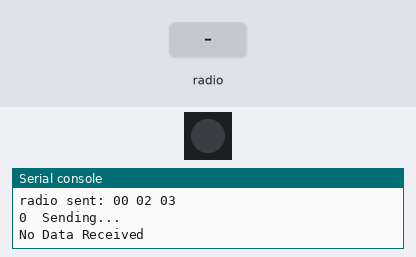
A program run on a simulated Pycom board running MicroPython. Shown: 1 RGB LEDs in strip order, left to right, the last lines printed to the serial console. The test bench sets the inputs (shaded band). Dim RGB values are drawn brighter than linear; no radio messages arrive unless stated (any console line starting 'radio sent:' is added by the test bench); the LoRaWAN join succeeds after 3 s and a send takes 0.1 s.

Above: at 4.9 s.
5.0 s: radio message "1" arrives
At 9.1 s:
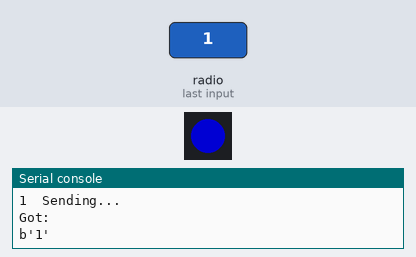
At 14.27 s:
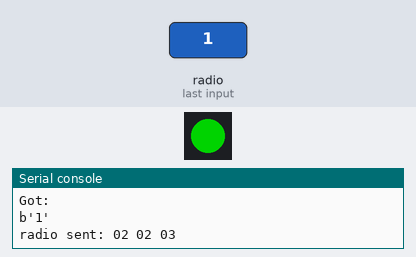
Timing chart, 0 to 26.0 s (numbered marks = the images above; inputs shaded):
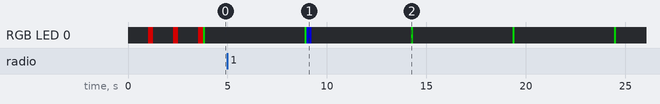

The program:

main.py
```python
from network import LoRa
import socket
import time
import binascii
import pycom

# stop LED heartbeat
pycom.heartbeat(False)
pycom.rgbled(0x000000)           # turn off LEDs

# Initialize LoRa in LORAWAN mode.
lora = LoRa(mode=LoRa.LORAWAN)

# create an OTAA authentication parameters
app_eui = binascii.unhexlify('0000000000000001'.replace(' ',''))
app_key = binascii.unhexlify('11B0282A189B75B0B4D2D8C7FA38548E'.replace(' ',''))

# Get the DevEUI from the node
print('DevEUI ', binascii.hexlify(lora.mac()))

# Quick Join in the US
for i in range(8, 72):
    print("Remove channel from search: ", i)
    lora.remove_channel(i)


# join a network using OTAA (Over the Air Activation)
lora.join(activation=LoRa.OTAA, auth=(app_eui, app_key), timeout=0)

# wait until the module has joined the network
while not lora.has_joined():
    time.sleep(1.0)
    pycom.rgbled(0x7f0000)           # blink RED led during join
    print('Not yet joined...')
    time.sleep(0.25)
    pycom.rgbled(0x000000)           # turn LED off


# create a LoRa socket
s = socket.socket(socket.AF_LORA, socket.SOCK_RAW)

# selecting confirmed type of messages
s.setsockopt(socket.SOL_LORA, socket.SO_CONFIRMED, True)

# set the LoRaWAN data rate
#s.setsockopt(socket.SOL_LORA, socket.SO_DR, 5)


cnt = 0
pycom.rgbled(0x000000)           # turn off

while True:
    # make the socket blocking
    # (waits for the data to be sent and for the 2 receive windows to expire)


    pycom.rgbled(0x007f00)           # turn on the green LED

    try:
        s.setblocking(True)
        # send some data
        s.send(bytes([cnt, 0x02, 0x03]))
        print( cnt, ' Sending...' )

    except Exception as e:
        if e.args[0] == 11:
            print('cannot send just yet, waiting...')
            time.sleep(2.0)
        else:
            raise    # raise the exception again

    pycom.rgbled(0x000000)           # turn on the RED LED

    # make the socket non-blocking
    # (because if there's no data received it will block forever...)
    s.setblocking(False)
    # get any data received (if any...)
    data = s.recv(64)
    if data:
        pycom.rgbled(0x00007f)           # turn on the RED LED
        print( 'Got:')
        print(data)
        time.sleep(0.25)
    else:
        print( 'No Data Received' )
    # saturating add so that count matches uint8 value in payload
    cnt+=1%255
    pycom.rgbled(0x000000)           # turn off LED
    time.sleep(5.0)
```
